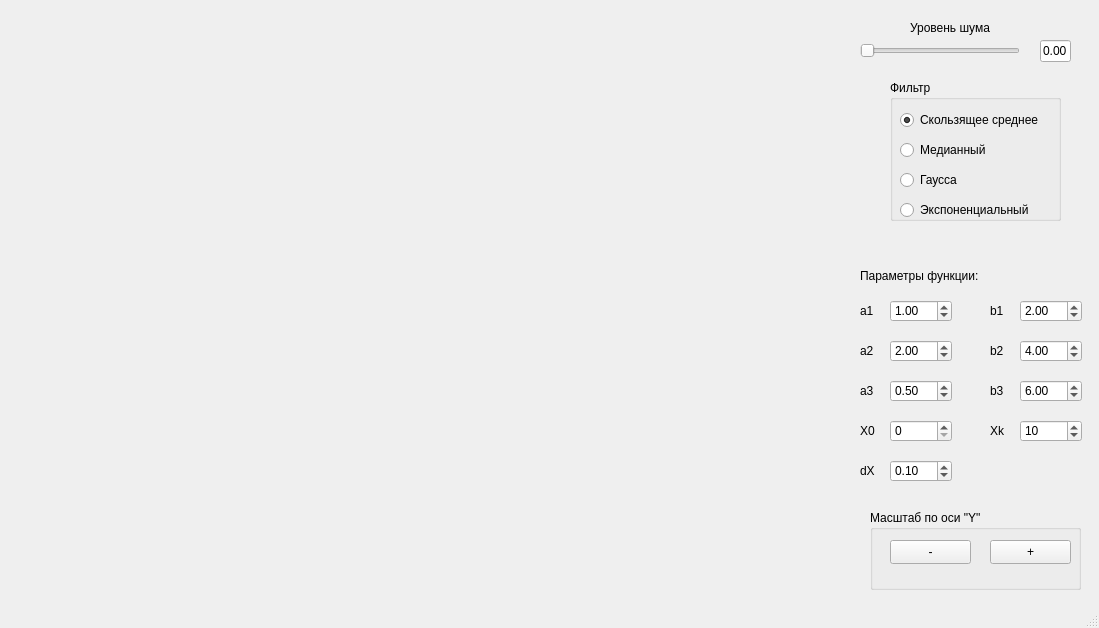
<?xml version="1.0" encoding="UTF-8"?>
<ui version="4.0">
 <class>MainWindow</class>
 <widget class="QMainWindow" name="MainWindow">
  <property name="geometry">
   <rect>
    <x>0</x>
    <y>0</y>
    <width>1099</width>
    <height>628</height>
   </rect>
  </property>
  <property name="windowTitle">
   <string>SigNoise-generator by Aleksey Khaleev</string>
  </property>
  <widget class="QWidget" name="centralwidget">
   <widget class="QWidget" name="plot_area" native="true">
    <property name="geometry">
     <rect>
      <x>0</x>
      <y>0</y>
      <width>851</width>
      <height>601</height>
     </rect>
    </property>
   </widget>
   <widget class="QSlider" name="noise_slider">
    <property name="geometry">
     <rect>
      <x>860</x>
      <y>40</y>
      <width>160</width>
      <height>22</height>
     </rect>
    </property>
    <property name="maximum">
     <number>100</number>
    </property>
    <property name="singleStep">
     <number>0</number>
    </property>
    <property name="orientation">
     <enum>Qt::Horizontal</enum>
    </property>
   </widget>
   <widget class="QLabel" name="noise_label">
    <property name="geometry">
     <rect>
      <x>910</x>
      <y>20</y>
      <width>91</width>
      <height>16</height>
     </rect>
    </property>
    <property name="text">
     <string>Уровень шума</string>
    </property>
   </widget>
   <widget class="QLineEdit" name="noise_line">
    <property name="geometry">
     <rect>
      <x>1040</x>
      <y>40</y>
      <width>31</width>
      <height>22</height>
     </rect>
    </property>
    <property name="mouseTracking">
     <bool>true</bool>
    </property>
    <property name="text">
     <string>0.00</string>
    </property>
   </widget>
   <widget class="QGroupBox" name="filter_box">
    <property name="geometry">
     <rect>
      <x>890</x>
      <y>80</y>
      <width>171</width>
      <height>141</height>
     </rect>
    </property>
    <property name="title">
     <string>Фильтр</string>
    </property>
    <widget class="QRadioButton" name="average_radio">
     <property name="geometry">
      <rect>
       <x>10</x>
       <y>30</y>
       <width>161</width>
       <height>20</height>
      </rect>
     </property>
     <property name="text">
      <string>Скользящее среднее</string>
     </property>
     <property name="checked">
      <bool>true</bool>
     </property>
    </widget>
    <widget class="QRadioButton" name="median_radio">
     <property name="enabled">
      <bool>true</bool>
     </property>
     <property name="geometry">
      <rect>
       <x>10</x>
       <y>60</y>
       <width>95</width>
       <height>20</height>
      </rect>
     </property>
     <property name="text">
      <string>Медианный</string>
     </property>
     <property name="checked">
      <bool>false</bool>
     </property>
    </widget>
    <widget class="QRadioButton" name="gausse_radio">
     <property name="geometry">
      <rect>
       <x>10</x>
       <y>90</y>
       <width>95</width>
       <height>20</height>
      </rect>
     </property>
     <property name="text">
      <string>Гаусса</string>
     </property>
    </widget>
    <widget class="QRadioButton" name="exp_radio">
     <property name="geometry">
      <rect>
       <x>10</x>
       <y>120</y>
       <width>151</width>
       <height>20</height>
      </rect>
     </property>
     <property name="text">
      <string>Экспоненциальный</string>
     </property>
    </widget>
   </widget>
   <widget class="QDoubleSpinBox" name="a1_spin">
    <property name="geometry">
     <rect>
      <x>890</x>
      <y>300</y>
      <width>62</width>
      <height>22</height>
     </rect>
    </property>
    <property name="singleStep">
     <double>0.010000000000000</double>
    </property>
    <property name="value">
     <double>1.000000000000000</double>
    </property>
   </widget>
   <widget class="QLabel" name="a1_label">
    <property name="geometry">
     <rect>
      <x>860</x>
      <y>300</y>
      <width>21</width>
      <height>21</height>
     </rect>
    </property>
    <property name="text">
     <string>a1</string>
    </property>
   </widget>
   <widget class="QLabel" name="a2_label">
    <property name="geometry">
     <rect>
      <x>860</x>
      <y>340</y>
      <width>21</width>
      <height>21</height>
     </rect>
    </property>
    <property name="text">
     <string>a2</string>
    </property>
   </widget>
   <widget class="QLabel" name="a3_label">
    <property name="geometry">
     <rect>
      <x>860</x>
      <y>380</y>
      <width>21</width>
      <height>21</height>
     </rect>
    </property>
    <property name="text">
     <string>a3</string>
    </property>
   </widget>
   <widget class="QLabel" name="b1_label">
    <property name="geometry">
     <rect>
      <x>990</x>
      <y>300</y>
      <width>21</width>
      <height>21</height>
     </rect>
    </property>
    <property name="text">
     <string>b1</string>
    </property>
   </widget>
   <widget class="QLabel" name="b2_label">
    <property name="geometry">
     <rect>
      <x>990</x>
      <y>340</y>
      <width>21</width>
      <height>21</height>
     </rect>
    </property>
    <property name="text">
     <string>b2</string>
    </property>
   </widget>
   <widget class="QLabel" name="b3_label">
    <property name="geometry">
     <rect>
      <x>990</x>
      <y>380</y>
      <width>21</width>
      <height>21</height>
     </rect>
    </property>
    <property name="text">
     <string>b3</string>
    </property>
   </widget>
   <widget class="QLabel" name="x0_label">
    <property name="geometry">
     <rect>
      <x>860</x>
      <y>420</y>
      <width>21</width>
      <height>21</height>
     </rect>
    </property>
    <property name="text">
     <string>X0</string>
    </property>
   </widget>
   <widget class="QLabel" name="xk_label">
    <property name="geometry">
     <rect>
      <x>990</x>
      <y>420</y>
      <width>21</width>
      <height>21</height>
     </rect>
    </property>
    <property name="text">
     <string>Xk</string>
    </property>
   </widget>
   <widget class="QLabel" name="dx_label">
    <property name="geometry">
     <rect>
      <x>860</x>
      <y>460</y>
      <width>21</width>
      <height>21</height>
     </rect>
    </property>
    <property name="text">
     <string>dX</string>
    </property>
   </widget>
   <widget class="QDoubleSpinBox" name="a2_spin">
    <property name="geometry">
     <rect>
      <x>890</x>
      <y>340</y>
      <width>62</width>
      <height>22</height>
     </rect>
    </property>
    <property name="singleStep">
     <double>0.010000000000000</double>
    </property>
    <property name="value">
     <double>2.000000000000000</double>
    </property>
   </widget>
   <widget class="QDoubleSpinBox" name="a3_spin">
    <property name="geometry">
     <rect>
      <x>890</x>
      <y>380</y>
      <width>62</width>
      <height>22</height>
     </rect>
    </property>
    <property name="singleStep">
     <double>0.010000000000000</double>
    </property>
    <property name="value">
     <double>0.500000000000000</double>
    </property>
   </widget>
   <widget class="QSpinBox" name="x0_spin">
    <property name="geometry">
     <rect>
      <x>890</x>
      <y>420</y>
      <width>62</width>
      <height>22</height>
     </rect>
    </property>
   </widget>
   <widget class="QDoubleSpinBox" name="dx_spin">
    <property name="geometry">
     <rect>
      <x>890</x>
      <y>460</y>
      <width>62</width>
      <height>22</height>
     </rect>
    </property>
    <property name="singleStep">
     <double>0.010000000000000</double>
    </property>
    <property name="value">
     <double>0.100000000000000</double>
    </property>
   </widget>
   <widget class="QDoubleSpinBox" name="b1_spin">
    <property name="geometry">
     <rect>
      <x>1020</x>
      <y>300</y>
      <width>62</width>
      <height>22</height>
     </rect>
    </property>
    <property name="singleStep">
     <double>0.010000000000000</double>
    </property>
    <property name="value">
     <double>2.000000000000000</double>
    </property>
   </widget>
   <widget class="QDoubleSpinBox" name="b2_spin">
    <property name="geometry">
     <rect>
      <x>1020</x>
      <y>340</y>
      <width>62</width>
      <height>22</height>
     </rect>
    </property>
    <property name="singleStep">
     <double>0.010000000000000</double>
    </property>
    <property name="value">
     <double>4.000000000000000</double>
    </property>
   </widget>
   <widget class="QDoubleSpinBox" name="b3_spin">
    <property name="geometry">
     <rect>
      <x>1020</x>
      <y>380</y>
      <width>62</width>
      <height>22</height>
     </rect>
    </property>
    <property name="singleStep">
     <double>0.010000000000000</double>
    </property>
    <property name="value">
     <double>6.000000000000000</double>
    </property>
   </widget>
   <widget class="QSpinBox" name="xk_spin">
    <property name="geometry">
     <rect>
      <x>1020</x>
      <y>420</y>
      <width>62</width>
      <height>22</height>
     </rect>
    </property>
    <property name="value">
     <number>10</number>
    </property>
   </widget>
   <widget class="QLabel" name="func_params_label">
    <property name="geometry">
     <rect>
      <x>860</x>
      <y>260</y>
      <width>151</width>
      <height>31</height>
     </rect>
    </property>
    <property name="text">
     <string>Параметры функции:</string>
    </property>
   </widget>
   <widget class="QGroupBox" name="scale_box">
    <property name="geometry">
     <rect>
      <x>870</x>
      <y>510</y>
      <width>211</width>
      <height>80</height>
     </rect>
    </property>
    <property name="title">
     <string>Масштаб по оси &quot;Y&quot;</string>
    </property>
    <widget class="QPushButton" name="scale_dec_button">
     <property name="geometry">
      <rect>
       <x>20</x>
       <y>30</y>
       <width>81</width>
       <height>24</height>
      </rect>
     </property>
     <property name="text">
      <string>-</string>
     </property>
    </widget>
    <widget class="QPushButton" name="scale_inc_button">
     <property name="geometry">
      <rect>
       <x>120</x>
       <y>30</y>
       <width>81</width>
       <height>24</height>
      </rect>
     </property>
     <property name="text">
      <string>+</string>
     </property>
    </widget>
   </widget>
  </widget>
  <widget class="QStatusBar" name="statusbar"/>
 </widget>
 <resources/>
 <connections/>
</ui>
